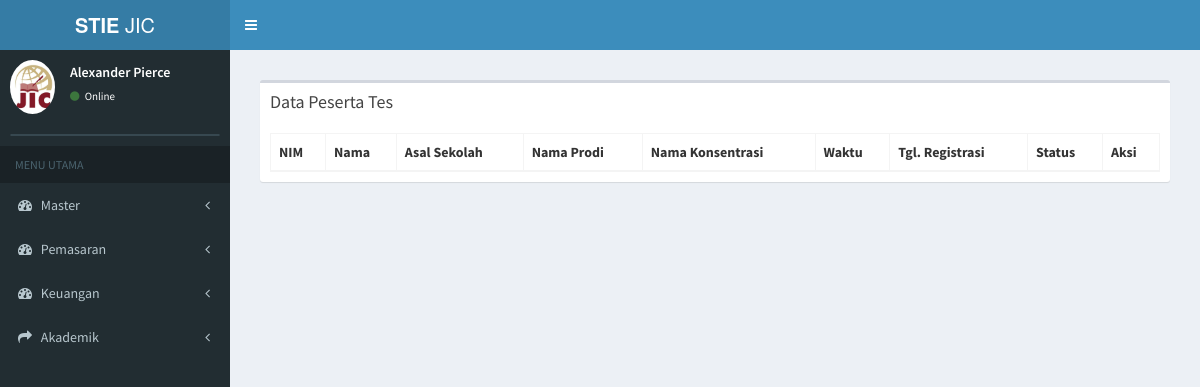
Page /index.php/daftar_ulang/data_peserta_tes on the earlier database version.
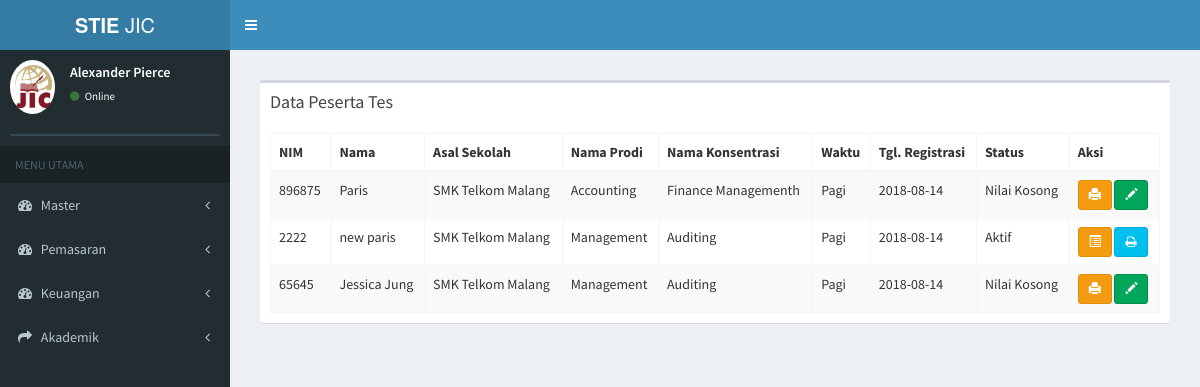
Same page on the later database version.
### tables this page shows
CREATE TABLE `tb_mahasiswa` (
  `id_mahasiswa` varchar(7) NOT NULL,
  `id_du` varchar(15) NOT NULL,
  `nama_mahasiswa` varchar(50) NOT NULL,
  `nim` varchar(15) NOT NULL,
  `id_status` varchar(2) NOT NULL,
  `id_prodi` varchar(7) NOT NULL,
  `id_konsentrasi` varchar(7) NOT NULL,
  `id_hasil_tes` varchar(7) NOT NULL,
  `id_sekolah` varchar(6) NOT NULL,
  `id_waktu` int(2) NOT NULL,
  `id_grade` varchar(2) NOT NULL
);

CREATE TABLE `tb_sekolah` (
  `id_sekolah` varchar(6) NOT NULL,
  `nama_sekolah` varchar(30) NOT NULL,
  `alamat_sekolah` text NOT NULL,
  `jenis_sekolah` varchar(6) NOT NULL
);

CREATE TABLE `tb_prodi` (
  `id_prodi` varchar(6) NOT NULL,
  `nama_prodi` varchar(20) NOT NULL,
  `ketua_prodi` varchar(50) NOT NULL
);

CREATE TABLE `tb_konsentrasi` (
  `id_konsentrasi` varchar(6) NOT NULL,
  `nama_konsentrasi` varchar(20) NOT NULL,
  `id_prodi` varchar(6) NOT NULL
);

CREATE TABLE `tb_waktu` (
  `id_waktu` int(11) NOT NULL,
  `waktu` varchar(10) NOT NULL
);

CREATE TABLE `tb_mhs_add` (
  `id_mahasiswa` varchar(11) NOT NULL,
  `tgl_du` date NOT NULL,
  `id_transportasi` varchar(2) NOT NULL,
  `id_jt` varchar(2) NOT NULL,
  `ipk` float NOT NULL
);

CREATE TABLE `tb_status_mhs` (
  `id_status` int(2) NOT NULL,
  `status_mhs` varchar(20) NOT NULL
);

### application/controllers/daftar_ulang.php (called while the page is built, shortened)
<?php
class daftar_ulang extends CI_Controller {
	public function __construct()
	{
		$this->load->model('daftar_ulang_model');
		$this->load->model('tamu_model');
		$this->load->model('mahasiswa_model');
	}
	public function data_peserta_tes()
	{
			$data['du'] = $this->daftar_ulang_model->data_peserta_tes();
			$data['main_view'] = 'Daftar/data_daftarulang_view';
			$this->load->view('template', $data);
	}
}

### index.php (called while the page is built, shortened)
<?php
require_once BASEPATH.'core/CodeIgniter.php';

### application/models/daftar_ulang_model.php (called while the page is built, shortened)
<?php
class Daftar_ulang_model extends CI_Model {
  public function data_peserta_tes(){
    return $this->db->join('tb_prodi','tb_prodi.id_prodi=tb_mahasiswa.id_prodi')
              ->join('tb_sekolah','tb_sekolah.id_sekolah=tb_mahasiswa.id_sekolah')
              ->join('tb_konsentrasi','tb_konsentrasi.id_konsentrasi=tb_mahasiswa.id_konsentrasi')
              ->join('tb_alamat','tb_alamat.id_mahasiswa=tb_mahasiswa.id_mahasiswa')
              ->join('tb_bio','tb_bio.id_mahasiswa=tb_mahasiswa.id_mahasiswa')
              ->join('tb_kontak','tb_kontak.id_mahasiswa=tb_mahasiswa.id_mahasiswa')
              ->join('tb_waktu','tb_waktu.id_waktu=tb_mahasiswa.id_waktu')
              ->join('tb_status_mhs','tb_status_mhs.id_status=tb_mahasiswa.id_status')
              ->join('tb_mhs_add','tb_mhs_add.id_mahasiswa=tb_mahasiswa.id_mahasiswa')
              ->where('tb_mahasiswa.id_waktu', '1')
              ->get('tb_mahasiswa')
              ->result();
  }
}

### application/views/Daftar/data_daftarulang_view.php (the view, shortened to what this page needs)
<section class="content">
      <div class="row">
        <div class="col-xs-12">
          <div class="box">
            <div class="box-header">
              <h3 class="box-title">Data Peserta Tes</h3>
            </div>
            <div class="box-body">
              <table id="example1" class="table table-bordered table-striped">
                <thead>
                <tr>
                  <th>NIM</th>
                  <th>Nama</th>
                  <th>Asal Sekolah</th>
                  <th>Nama Prodi</th>
                  <th>Nama Konsentrasi</th>
                  <th>Waktu</th>
                  <th>Tgl. Registrasi</th>
                  <th>Status</th>
                  <th>Aksi</th>
                </tr>
                </thead>
                <tbody>
                <?php
                foreach ($du as $data) {
                    if ($data->status_mhs == 'Nilai Kosong') {
                       echo '
                <tr>
                  <td>'.$data->nim.'</td>
                  <td>'.$data->nama_mahasiswa.'
                  </td>
                  <td>'.$data->nama_sekolah.'</td>
                  <td>'.$data->nama_prodi.'</td>
                  <td>'.$data->nama_konsentrasi.'</td>
                  <td>'.$data->waktu.'</td>
                  <td>'.$data->tgl_du.'</td>
                  <td>'.$data->status_mhs.'</td>
                  <td>
                     <a href="'.base_url('daftar_ulang/print_ljk/'.$data->id_mahasiswa).'" target="_blank" class="btn btn-warning btn-sm" title="Print Lembar Jawaban"><i class="glyphicon glyphicon-print" ></i><span class="tooltiptext">Print LJK</span></a>
                     <a href="'.base_url('hasil_tes/page_input_nilai/'.$data->id_mahasiswa).'" class="btn btn-success  btn-sm" title="Input Nilai Tes"><i class="glyphicon glyphicon-pencil"></i><span class="tooltiptext">Input Nilai Tes</span></a>
                  </td>
                </tr>
                ';
                  } else {
                      echo '
                <tr>
                  <td>'.$data->nim.'</td>
                  <td>'.$data->nama_mahasiswa.'
                  </td>
                  <td>'.$data->nama_sekolah.'</td>
                  <td>'.$data->nama_prodi.'</td>
                  <td>'.$data->nama_konsentrasi.'</td>
                  <td>'.$data->waktu.'</td>
                  <td>'.$data->tgl_du.'</td>
                  <td>'.$data->status_mhs.'</td>
                  <td>
                    <a href="'.base_url('daftar_ulang/detail_nilai/'.$data->id_mahasiswa).'" class="btn btn-warning btn-sm" title="Detail"><i class="glyphicon glyphicon-list-alt"></i><span class="tooltiptext">Detail</span></a>
                     <a href="'.base_url('hasil_tes/print_hasil_tes/'.$data->id_mahasiswa.'/'.$data->id_hasil_tes).'" target="_blank" class="btn btn-info btn-sm" title="Print Hasil Tes"><i class="fa fa-print"></i><span class="tooltiptext">Print Hasil Tes</span></a>
                  </td>
                </tr>
                ';
                }
                }
              ?>
                </tbody>
              </table>
            </div>
          </div>
        </div>
      </div>
    </section>

### application/views/template.php (shortened to what this page needs)
<!DOCTYPE html>
<html>
<head>
  <link rel="stylesheet" href="<?php echo base_url(); ?>assets/css/bootstrap.min.css">
  <link rel="stylesheet" href="https://cdnjs.cloudflare.com/ajax/libs/font-awesome/4.5.0/css/font-awesome.min.css">
  <link rel="stylesheet" href="https://cdnjs.cloudflare.com/ajax/libs/ionicons/2.0.1/css/ionicons.min.css">
  <link rel="stylesheet" href="<?php echo base_url(); ?>assets/dist/css/AdminLTE.min.css">
  <link rel="stylesheet" href="<?php echo base_url(); ?>assets/dist/css/skins/_all-skins.min.css">
  <link rel="stylesheet" href="<?php echo base_url(); ?>assets/plugins/select2/select2.min.css">
  <link rel="stylesheet" href="<?php echo base_url(); ?>assets/css/styleku.css">
  <link rel="stylesheet" href="<?php echo base_url(); ?>assets/plugins/datatables/dataTables.bootstrap.css">
</head>
<body class="hold-transition skin-blue sidebar-mini">
<div class="wrapper">
  <header class="main-header">
    <a href="../../index2.html" class="logo">
      <span class="logo-lg"><b>STIE </b>JIC</span>
    </a>
    <nav class="navbar navbar-static-top">
      <a href="#" class="sidebar-toggle" data-toggle="offcanvas" role="button">
      </a>
    </nav>
  </header>
  <aside class="main-sidebar">
    <section class="sidebar">
      <div class="user-panel">
        <div class="pull-left image">
          <img src="<?php echo base_url(); ?>/assets/img/jic.png" class="img-circle" alt="User Image">
        </div>
        <div class="pull-left info">
          <p>Alexander Pierce</p>
          <a href="#"><i class="fa fa-circle text-success"></i> Online</a>
        </div>
      </div>
      <form action="#" method="get" class="sidebar-form">
      </form>
      <ul class="sidebar-menu">
        <li class="header">MENU UTAMA</li>
        <li class="treeview">
          <a href="#">
            <i class="fa fa-dashboard"></i> <span>Master</span>
            <span class="pull-right-container">
              <i class="fa fa-angle-left pull-right"></i>
            </span>
          </a>
        </li>
        <li class="treeview">
          <a href="#">
            <i class="fa fa-dashboard"></i> <span> Pemasaran </span>
            <span class="pull-right-container">
              <i class="fa fa-angle-left pull-right"></i>
            </span>
          </a>
        </li>
        <li class="treeview">
          <a href="#">
            <i class="fa fa-dashboard"></i> <span> Keuangan </span>
            <span class="pull-right-container">
              <i class="fa fa-angle-left pull-right"></i>
            </span>
          </a>
        </li>
         <li class="treeview">
          <a href="#">
            <i class="fa fa-share"></i> <span>Akademik</span>
            <span class="pull-right-container">
              <i class="fa fa-angle-left pull-right"></i>
            </span>
          </a>
        </li>
      </ul>
    </section>
  </aside>
  <div class="content-wrapper">
    <section class="content">
      <?php $this->load->view($main_view); ?>
    </section>
  </div>
    </div>
</body>
</html>

### application/views/template.php (style rules this page uses)
a { position: relative; display: inline-block; }

Differences in the rows shown:
added tb_mahasiswa: nim "896875", nama_mahasiswa "Paris", id_sekolah.nama_sekolah "SMK Telkom Malang", id_prodi.nama_prodi "Accounting", id_konsentrasi.nama_konsentrasi "Finance Managementh", id_waktu.waktu "Pagi", tb_mhs_add.tgl_du "2018-08-14", id_status.status_mhs "Nilai Kosong"
added tb_mahasiswa: nim "2222", nama_mahasiswa "new paris", id_sekolah.nama_sekolah "SMK Telkom Malang", id_prodi.nama_prodi "Management", id_konsentrasi.nama_konsentrasi "Auditing", id_waktu.waktu "Pagi", tb_mhs_add.tgl_du "2018-08-14", id_status.status_mhs "Aktif"
added tb_mahasiswa: nim "65645", nama_mahasiswa "Jessica Jung", id_sekolah.nama_sekolah "SMK Telkom Malang", id_prodi.nama_prodi "Management", id_konsentrasi.nama_konsentrasi "Auditing", id_waktu.waktu "Pagi", tb_mhs_add.tgl_du "2018-08-14", id_status.status_mhs "Nilai Kosong"
